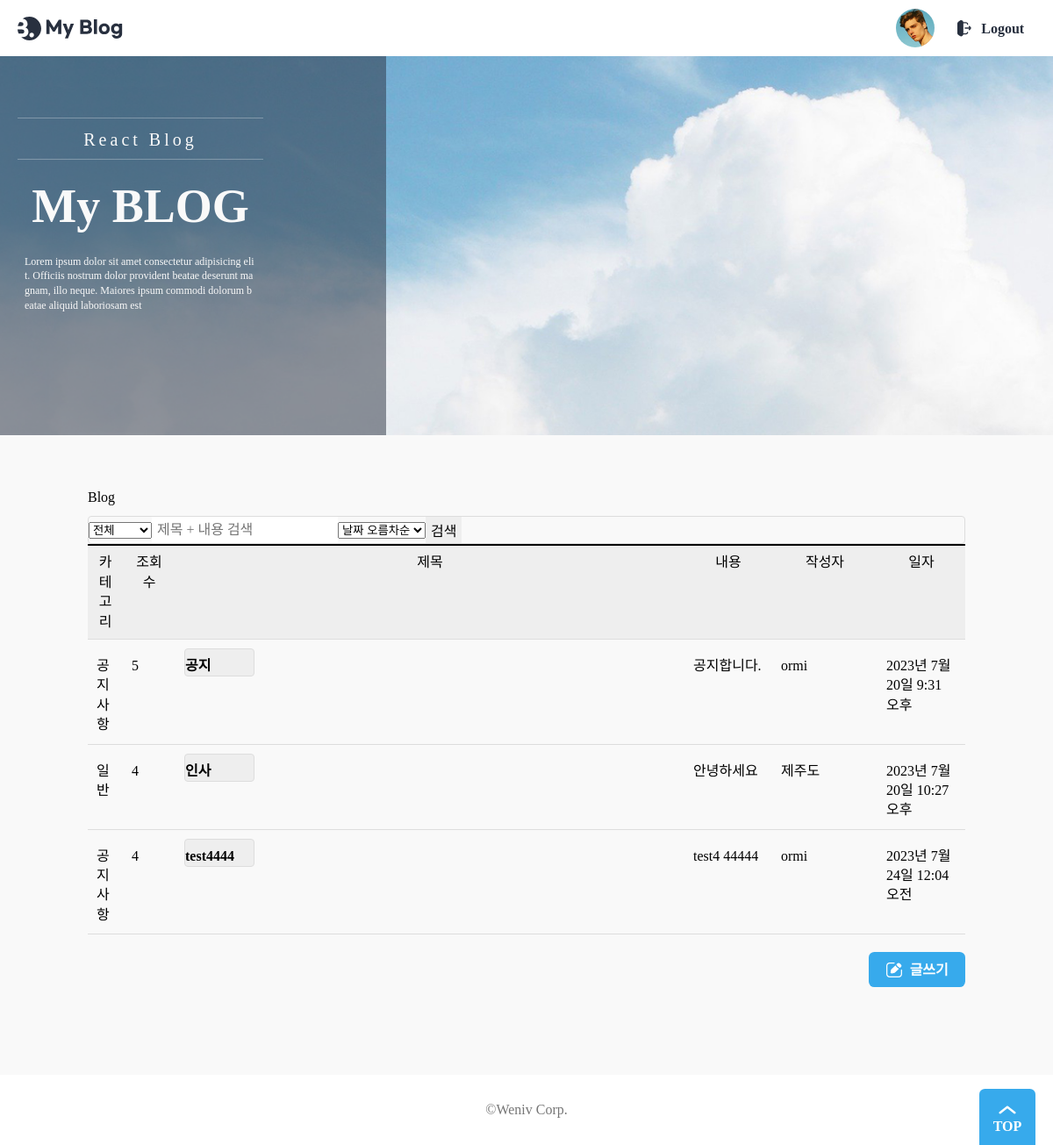
Page /blog/ (signed in) on the earlier database version.
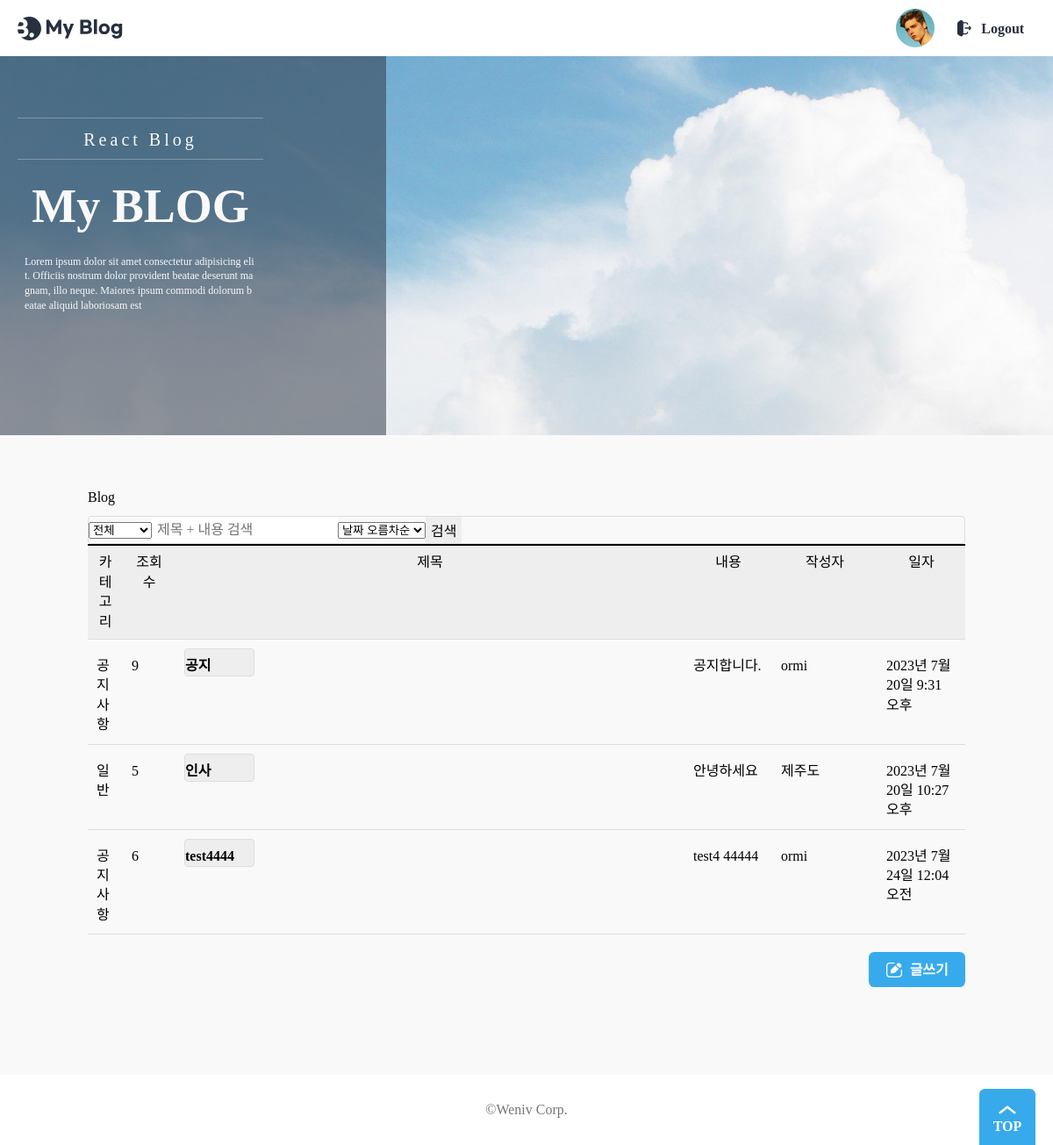
Same page on the later database version.
### posts/models.py (models this page shows, shortened)
class Post(models.Model):
    title = models.CharField(max_length=20)
    content = models.TextField()
    writer = models.ForeignKey(User, on_delete=models.CASCADE)  # user foreignkey
    category_choices = (('일반', '일반'), ('공지사항', '공지사항'))
    category = models.CharField(max_length=20, choices=category_choices)
    created_at = models.DateTimeField(auto_now_add=True)
    updated_at = models.DateTimeField(auto_now=True)
    hit = models.PositiveIntegerField(default=0)
    img = models.ImageField(upload_to="", blank=True, null=True)

### accounts/models.py (models this page shows)
class User(AbstractUser):
    username = models.CharField(unique=True, max_length=20)
    email = models.CharField(max_length=255, null=True, blank=True)
    nickname = models.CharField(max_length=100, null=True, blank=True)
    created_at = models.TimeField(auto_now_add=True)
    updated_at = models.TimeField(auto_now=True)

### posts/views.py (the view)
# urls.py: path('', PostView.as_view(), name='list'),
class PostView(ListView):
    model = Post
    template_name = 'posts/list.html'
    context_object_name = 'posts'
    def get_context_data(self, **kwargs):
        context = super().get_context_data(**kwargs)
        context['title'] = 'Blog'
        context['search'] = ''
        return context

### posts/templates/posts/list.html (shortened to what this page needs)
{% extends 'base.html' %}
{% load static %}
{% block content %}
<head>
    <link rel="stylesheet" type="text/css" href="{% static 'css/common.css' %}">
    <link rel="stylesheet" type="text/css" href="{% static 'css/table.css' %}">
    <link rel="stylesheet" type="text/css" href="{% static 'css/list.css' %}">
    <link rel="stylesheet" type="text/css" href="{% static 'css/list.view' %}">
</head>
<div class="main">
    <h2 class="main-title">
        {{ title }}
    </h2>
    <div>
        <form class="search-form" method="get" action="{% url 'blog:search' %}">
            <select id="category" name="category">
                <option value="">전체</option>
            </select>
            <input id="tag" type="search" name="tag" placeholder="제목 + 내용 검색">
            <select id="sort" name="sort">
                <option value="oldest">날짜 오름차순</option>
            </select>
            <button type="submit">검색</button>
        </form>
    </div>
    <table class="table table-bordered">
        <colgroup>
            <col style="width: 40px">
            <col style="width: 60px">
            <col>
            <col style="width: 100px">
            <col style="width: 120px">
            <col style="width: 100px">
        </colgroup>
        <thead class="table-light">
            <tr>
                <th>카테고리</th>
                <th>조회수</th>
                <th>제목</th>
                <th>내용</th>
                <th>작성자</th>
                <th>일자</th>
            </tr>
        </thead>
        <tbody>
        {% if posts %}
        {% for post in posts %}
            <tr>
                <td>{{ post.category }}</td>
                <td>{{ post.hit }}</td>
                <td><a href="{% url 'blog:detail' post_id=post.pk %}" class="btn">{{ post.title }}</a></td>
                <td>{{ post.content }}</td>
                <td>
                    {% if post.writer.nickname %}
                        {{ post.writer.nickname }}
                    {% else %}
                        {{ post.writer }}
                    {% endif %}
                </td>
                <td>{{ post.created_at }}</td>
            </tr>
        {% endfor %}
        </tbody>
        {% else %}
            <p>작성된 게시물이 없습니다.</p>
        {% endif %}
    </table>
    <div class="btn-group">
        {% if user.is_active %}
        <a href="{% url 'blog:write' %}" class="button">
            <img src="{% static './assets/icon-modify-white.svg' %}" alt="" />
            <span>글쓰기</span>
        </a>
        {% endif %}
    </div>
</div>
{% endblock %}

Differences in the rows shown:
changed Post "공지": hit "5" → "9"
changed Post "일반": hit "4" → "5"
changed Post "test4444": hit "4" → "6"
